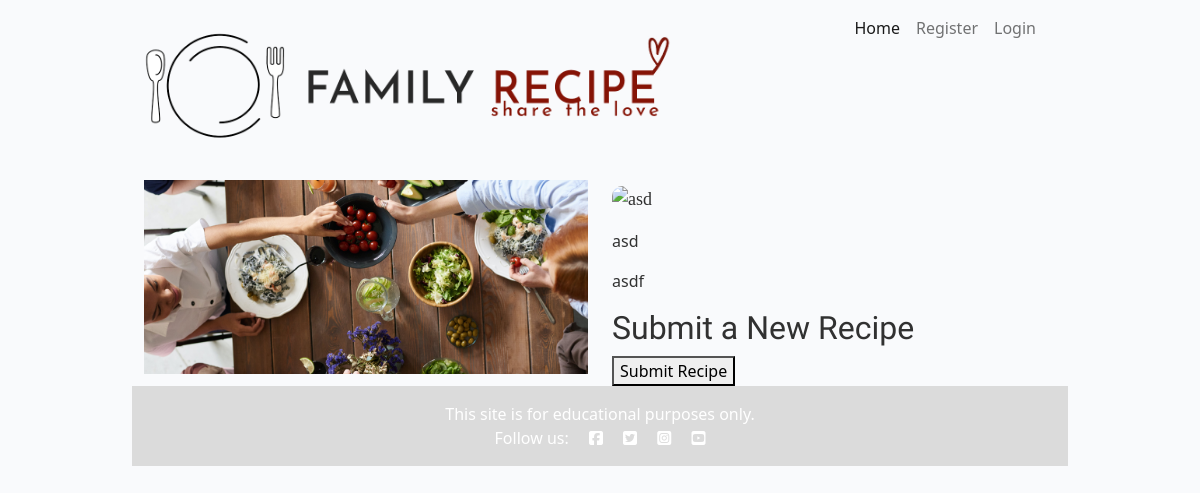
Page /recipe/ on the earlier database version.
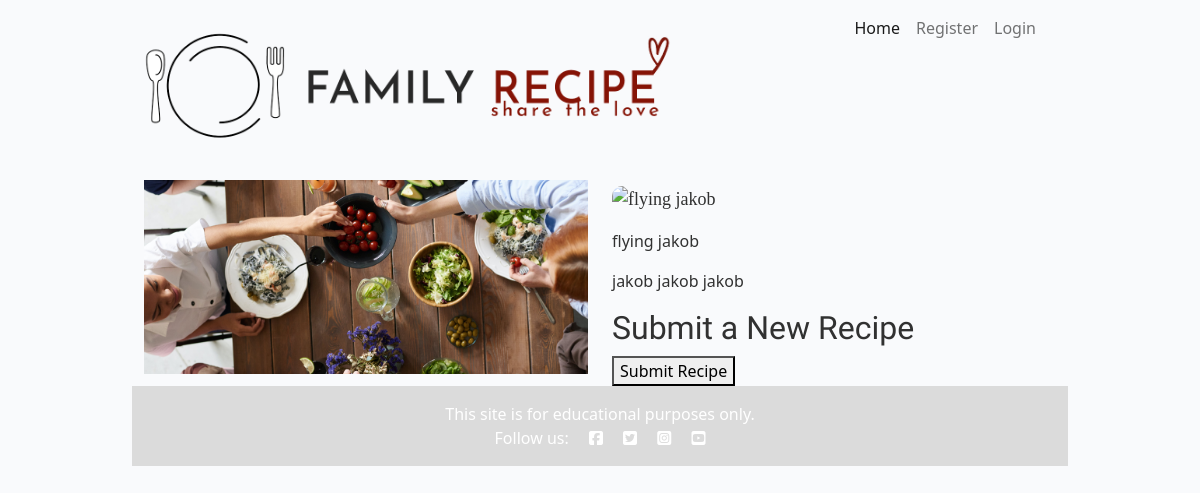
Same page on the later database version.
### recipe/models.py (models this page shows, shortened)
class Recipe(models.Model):
    author = models.ForeignKey(User, on_delete=models.CASCADE, default=1)
    date = models.DateTimeField(auto_now_add=True)
    title = models.CharField(max_length=100)
    country = models.CharField(max_length=100)
    featured_image = CloudinaryField('image', default='placeholder')
    description = models.TextField()
    ingredients = models.TextField()
    instructions = models.TextField()
    servings = models.PositiveIntegerField(validators=[MaxValueValidator(20)])
    likes = models.ManyToManyField(User, related_name='recipe_likes', blank=True)
    class Meta:
        ordering = ["-date"]

### recipe/views.py (the view)
# urls.py: path('recipe/', recipe_view, name='recipe'),
def recipe_view(request):
    recipes = Recipe.objects.all()
    return render(request, "recipe.html", {"Recipes": recipes})

### templates/recipe.html (shortened to what this page needs)
{% extends "base.html" %}
{% block content %}
<div class="container-fluid">
    <div class="row">
        <div class="col-6 justify-content-start">
            <img src="../static/images/hero.png" class="hero">
        </div>
        <div class="col-6">
            <p class="crimson home-writeup">
                {% if Recipes %}
                    {% with random_recipe=Recipes|random %}
                        <img src="{{ random_recipe.featured_image.url }}" alt="{{ random_recipe.title }}" class="random-image">
                        <p>{{ random_recipe.title }}</p>
                        <p>{{ random_recipe.description }}</p>
                    {% endwith %}
                {% else %}
                    <p>No recipes available.</p>
                {% endif %}
            </p>
            <h2>Submit a New Recipe</h2>
            <form method="post" enctype="multipart/form-data">
                <button type="submit">Submit Recipe</button>
            </form>
        </div>
    </div>
</div>
{% endblock %}

Differences in the rows shown:
removed Recipe: title "asd", description "asdf"
added Recipe: title "flying jakob", description "jakob jakob jakob"
